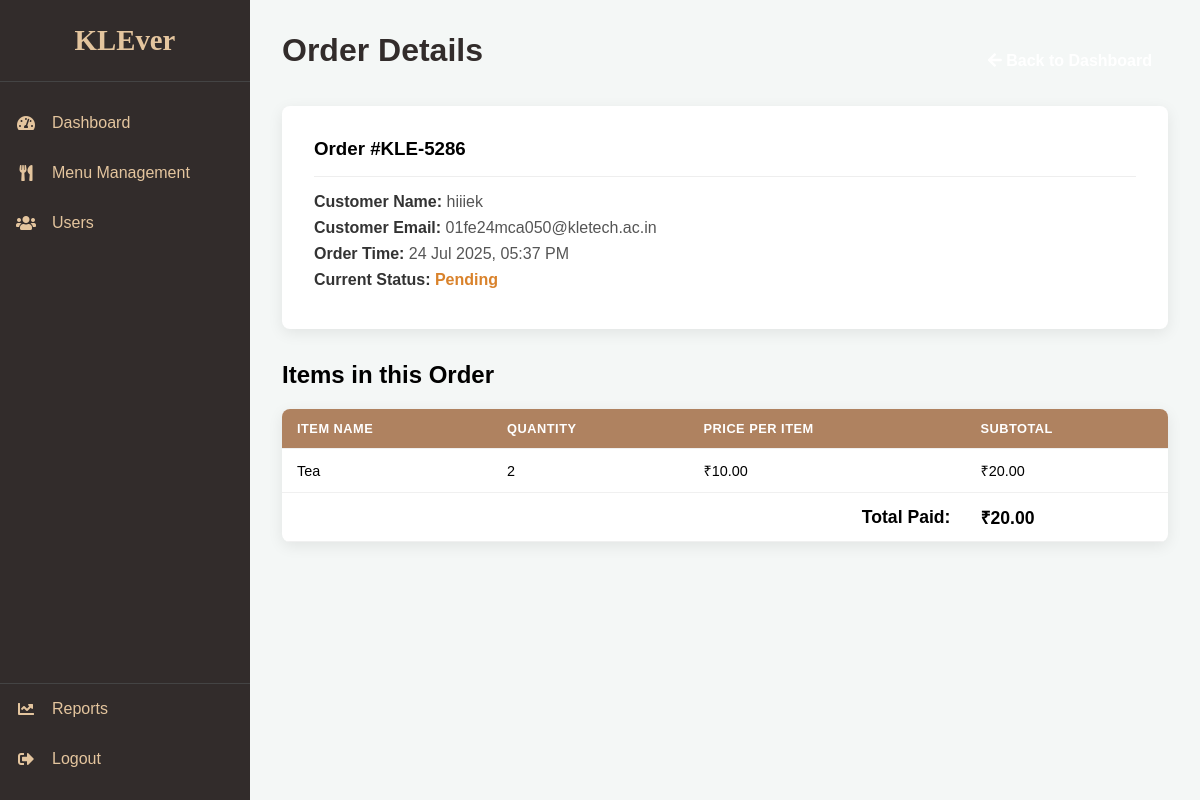
Screenshot of /admin_order_details.php?id=35 (signed in) with the database file from the repository.
### tables this page shows
CREATE TABLE `orders` (
  `id` int NOT NULL AUTO_INCREMENT,
  `user_id` int DEFAULT NULL,
  `order_code` varchar(20) NOT NULL,
  `name` varchar(255) NOT NULL,
  `email` varchar(255) NOT NULL,
  `payment_method` varchar(50) NOT NULL,
  `total` decimal(10,2) NOT NULL,
  `status` varchar(50) NOT NULL DEFAULT 'Pending',
  `order_time` timestamp NOT NULL DEFAULT CURRENT_TIMESTAMP,
  PRIMARY KEY (`id`)
);

CREATE TABLE `order_items` (
  `id` int NOT NULL AUTO_INCREMENT,
  `order_id` int NOT NULL,
  `item_id` int NOT NULL,
  `item_name` varchar(255) NOT NULL,
  `quantity` int NOT NULL,
  `price_per_item` decimal(10,2) NOT NULL,
  PRIMARY KEY (`id`),
  KEY `order_id` (`order_id`),
  CONSTRAINT `order_items_ibfk_1` FOREIGN KEY (`order_id`) REFERENCES `orders` (`id`) ON DELETE CASCADE
);

### admin_order_details.php (the view, shortened to what this page needs)
<?php
$order_id = $_GET['id'];
$conn = new mysqli('localhost', 'root', '', 'klever_db');
$stmt_order = $conn->prepare("SELECT * FROM orders WHERE id = ?");
$stmt_order->bind_param("i", $order_id);
$stmt_order->execute();
$order_result = $stmt_order->get_result();
$order = $order_result->fetch_assoc();
$stmt_items = $conn->prepare("SELECT * FROM order_items WHERE order_id = ?");
$stmt_items->bind_param("i", $order_id);
$stmt_items->execute();
$items_result = $stmt_items->get_result();
?>
<!DOCTYPE html>
<html lang="en">
<head>
  <link rel="stylesheet" href="https://cdnjs.cloudflare.com/ajax/libs/font-awesome/5.15.4/css/all.min.css">
  <link rel="stylesheet" href="admin_dashboard_styles.css">
</head>
<body>
<div class="admin-wrapper">
    <?php include 'admin_sidebar.php'; ?>
    <div class="main-content">
        <div class="header-bar">
            <h1>Order Details</h1>
            <a href="admin_dashboard.php" class="btn btn-cancel"><i class="fas fa-arrow-left"></i> Back to Dashboard</a>
        </div>
        <div class="order-summary-card">
            <h3>Order #<?php echo htmlspecialchars($order['order_code']); ?></h3>
            <p><strong>Customer Name:</strong> <?php echo htmlspecialchars($order['name']); ?></p>
            <p><strong>Customer Email:</strong> <?php echo htmlspecialchars($order['email']); ?></p>
            <p><strong>Order Time:</strong> <?php echo date('d M Y, h:i A', strtotime($order['order_time'])); ?></p>
            <p><strong>Current Status:</strong> <span class="status-<?php echo strtolower($order['status']); ?>"><?php echo htmlspecialchars($order['status']); ?></span></p>
        </div>
        <h2 style="margin-top: 2rem;">Items in this Order</h2>
        <table>
            <thead>
                <tr>
                    <th>Item Name</th>
                    <th>Quantity</th>
                    <th>Price Per Item</th>
                    <th>Subtotal</th>
                </tr>
            </thead>
            <tbody>
                <?php while($item = $items_result->fetch_assoc()): ?>
                <tr>
                    <td><?php echo htmlspecialchars($item['item_name']); ?></td>
                    <td><?php echo $item['quantity']; ?></td>
                    <td>₹<?php echo number_format($item['price_per_item'], 2); ?></td>
                    <td>₹<?php echo number_format($item['price_per_item'] * $item['quantity'], 2); ?></td>
                </tr>
                <?php endwhile; ?>
            </tbody>
            <tfoot>
                <tr>
                    <td colspan="3" style="text-align:right;">Total Paid:</td>
                    <td>₹<?php echo number_format($order['total'], 2); ?></td>
                </tr>
            </tfoot>
        </table>
    </div>
</div>
</body>
</html>

### admin_dashboard_styles.css (style rules this page uses)
body { background-color: #f4f7f6; font-family: 'Poppins', sans-serif; margin: 0; }
.admin-wrapper { display: flex; }
.main-content { margin-left: 250px; flex-grow: 1; padding: 2rem; }
.main-content h1 { margin-top: 0; color: #322C2B; }
table { width: 100%; border-collapse: collapse; box-shadow: 0 4px 15px rgba(0,0,0,0.08); background: #fff; border-radius: 8px; overflow: hidden; font-size: 0.9rem; }
th, td { padding: 12px 15px; text-align: left; border-bottom: 1px solid #f0f0f0; }
th { background-color: #AF8260; color: white; text-transform: uppercase; font-size: 0.8rem; letter-spacing: 0.5px; }
.status-pending { color: #d9822b; font-weight: bold; }
.header-bar { display: flex; justify-content: space-between; align-items: center; margin-bottom: 1rem; }
.btn { text-decoration: none; color: white; padding: 0.6rem 1rem; border-radius: 5px; font-weight: 600; }

### admin_order_details.php (style rules this page uses)
.order-summary-card { background: #fff; padding: 2rem; border-radius: 8px; box-shadow: 0 4px 15px rgba(0,0,0,0.08); }
.order-summary-card h3 { margin-top: 0; border-bottom: 1px solid #eee; padding-bottom: 1rem; margin-bottom: 1rem; }
.order-summary-card p { margin: 0.5rem 0; color: #555; }
.order-summary-card strong { color: #333; }
tfoot td { font-weight: bold; font-size: 1.1rem; }

### rows the page displays
orders: order_code "KLE-5286", name "hiiiek", email "01fe24mca050@kletech.ac.in", order_time "24 Jul 2025, 05:37 PM", status "Pending", total "20.00"
order_items: item_name "Tea", quantity "2", price_per_item "10.00", $item['price_per_item'] * $item['quantity'] "20.00"
